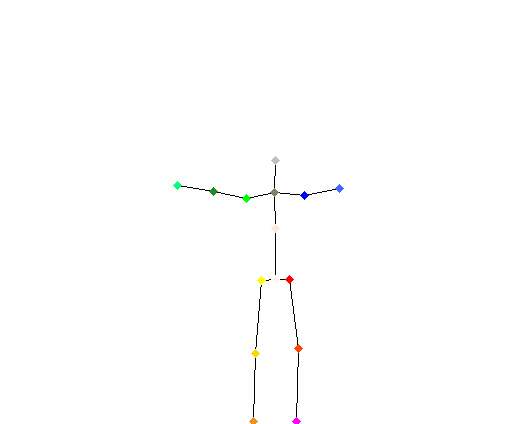
//> input picture ImageSeqData/SkeletonImg/SkeletonImg_1.png, 512 x 424 px, given in place of the camera
$ ./yellowtracking   (built with g++ and OpenCV 4)
//> lines starting //> are read from the running program, lines starting //| are printed output that depends on the picture; after the words box and inside, x2 and y2 are one past the last pixel; in counts of white or black regions, pixels touching at a corner belong together
/*
@ 2019.5.4
@ 对黄色物体进行追踪
@ 参考博客：https://blog.csdn.net/akadiao/article/details/78881026
*/

#include<opencv2/opencv.hpp>
using namespace cv;

int main()
{
	VideoCapture capture;
	capture.open(0);

	if (!capture.isOpened())
	{
		printf("can not open video file   \n");
		return -1;
	}

	Mat frame, dst;
	Mat kernel;
	//开操作处理
	kernel = getStructuringElement(MORPH_RECT, Size(5, 5));

	namedWindow("input", CV_WINDOW_AUTOSIZE);
	namedWindow("output", CV_WINDOW_AUTOSIZE);

	std::vector<std::vector<Point>> contours;
	std::vector<Vec4i> hireachy;

	Rect rect;
	Point2f center;
	float radius = 20;

	while (capture.read(frame))
	{
//> frame is the input picture: 424 rows x 512 cols, CV_8UC3; mean B, G, R 254, 254.1, 254.2
		//blur(frame, dst, Size(5,5));
		inRange(frame, Scalar(0, 80, 80), Scalar(50, 255, 255), dst);
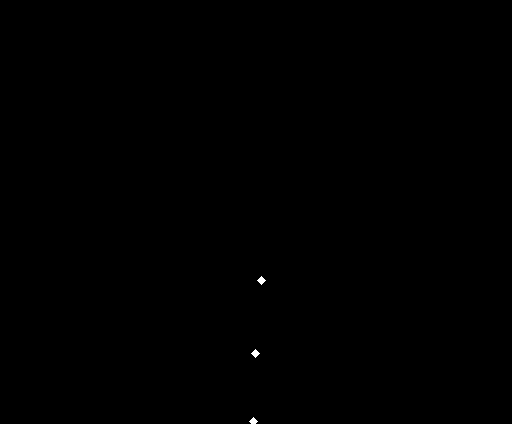
//> dst: 424 rows x 512 cols, CV_8UC1; 0.05% white; 3 white regions, box (x1, y1, x2, y2) and area: (257, 276, 266, 285) 41, (251, 349, 260, 358) 41, (249, 417, 258, 424) 37
		//开操作
		morphologyEx(dst, dst, MORPH_OPEN, kernel);
//> dst: 424 rows x 512 cols, CV_8UC1; 0.03% white; 3 white regions, box (x1, y1, x2, y2) and area: (259, 278, 264, 283) 25, (253, 351, 258, 356) 25, (251, 419, 256, 424) 25
		//获取边界
		findContours(dst, contours, hireachy, RETR_EXTERNAL, CHAIN_APPROX_SIMPLE, Point(0, 0));
//> contours = 3 contours, all with area under 20; hireachy = 3 items: [1, -1, -1, -1], [2, 0, -1, -1], [-1, 1, -1, -1]
		//框选面积最大的边界
		if (contours.size() > 0)
		{
			double maxArea = 0;
			for (int i = 0; i < contours.size(); i++)
			{
				double area = contourArea(contours[static_cast<int>(i)]);
				if (area > maxArea)
				{
					maxArea = area;
					rect = boundingRect(contours[static_cast<int>(i)]);
					minEnclosingCircle(contours[static_cast<int>(i)], center, radius);
				}
			}
//> this loop made 3 passes
//> (maxArea, rect, center, radius) on pass 1: (16, Rect(251, 419, 5, 5), Point(253, 421), 2.83)
//> after the loop, maxArea = 16; radius = 2.83
		}
		//矩形框
		//rectangle(frame,rect, Scalar(0,255,0),2);
		//圆形框
		circle(frame, Point(center.x, center.y), (int)radius, Scalar(0, 255, 0), 2);
//> frame: 424 rows x 512 cols, CV_8UC3; 34 pixels changed, all inside (x1, y1, x2, y2) = (250, 418, 257, 424)
		imshow("input", frame);
		imshow("output", dst);

		waitKey(100);
	}

	capture.release();
	return 0;
}
